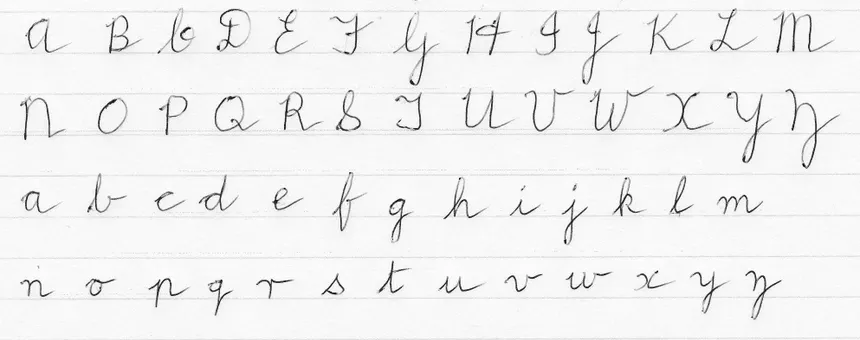
#> input picture handwritten-ocr/backend/storage/uploads/sample1.webp, 860 x 340 px
$ python -i preprocess.py   (imports and definitions only)
#> lines starting #> are read from the running program, lines starting #| are printed output that depends on the picture
import os

def preprocess_image(image_path: str) -> str:
    """
    Takes an image path, applies preprocessing,
    saves a new image, and returns the new path.
    """
#> called with image_path = 'storage/uploads/sample1.webp'

    import cv2  # lazy import for faster startup

    img = cv2.imread(image_path)
#> img is the input picture: shape (340, 860, 3); mean B, G, R 241.7, 241.6, 241.7
    if img is None:
        raise ValueError(f"Could not read image: {image_path}")

    # Convert to grayscale
    gray = cv2.cvtColor(img, cv2.COLOR_BGR2GRAY)

    # Denoising
    denoised = cv2.GaussianBlur(gray, (5, 5), 0)

    # Adaptive thresholding
    thresh = cv2.adaptiveThreshold(
        denoised,
        255,
        cv2.ADAPTIVE_THRESH_GAUSSIAN_C,
        cv2.THRESH_BINARY,
        11,
        2
    )
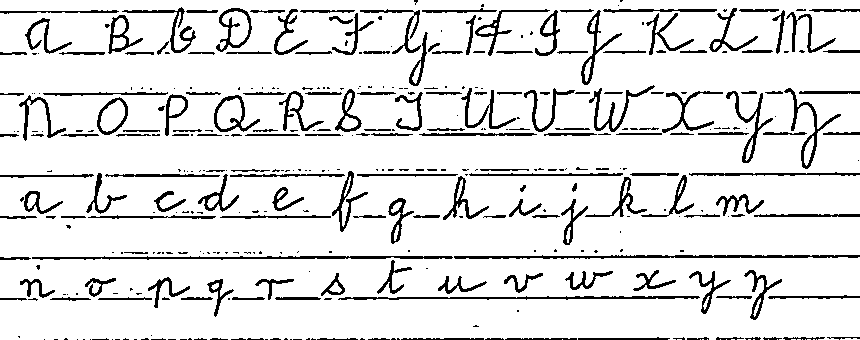
#> thresh: shape (340, 860); 88.7% white; black in thin lines or dots

    # Save processed image
    base, _ = os.path.splitext(image_path)
    processed_path = base + "_processed.png"
    cv2.imwrite(processed_path, thresh)

    return processed_path

>>> result = preprocess_image('storage/uploads/sample1.webp')
